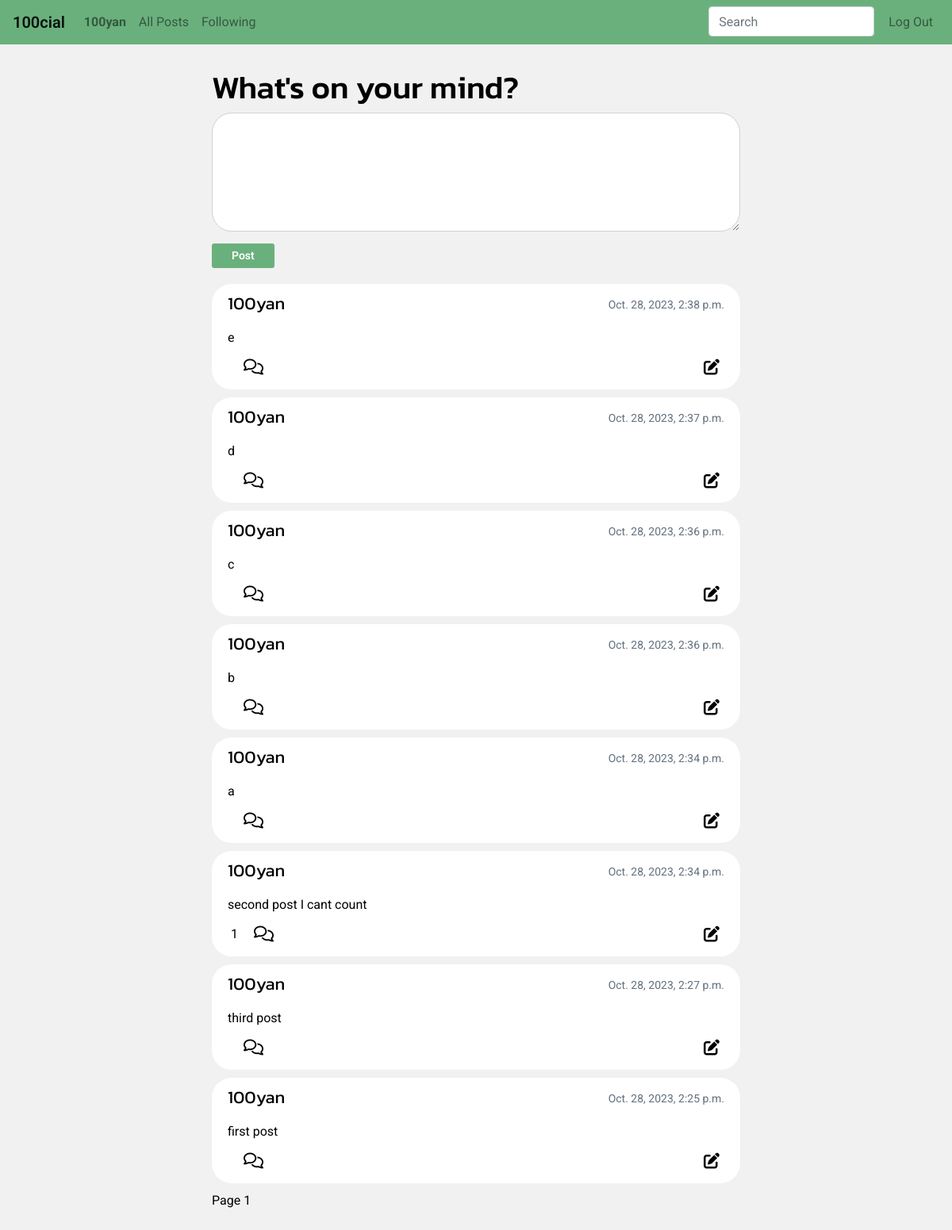
Screenshot of / (signed in) with the database file from the repository.
### network/models.py (models this page shows, shortened)
class User(AbstractUser):
    following = models.ManyToManyField('self', related_name='followers', blank=True)
    birthday = models.DateField(blank=True, null=True)
    nationality = CountryField(null=True)
    profile_pic = models.ImageField(upload_to="profile_pics", default='profile_pics/default.png')
    description = models.TextField(max_length=600, null=True)
    followed_by = models.IntegerField(blank=True, null=True, default=0)

class Post(models.Model):
    author = models.ForeignKey(User, on_delete=models.CASCADE)
    post = models.CharField(max_length=400)
    timestamp = models.DateTimeField(blank=True)
    likes = models.ManyToManyField(User, related_name="liked_posts", default=0)
    def likes_count(self) -> int:
        return self.likes.all().count()

### network/views.py (the view, shortened to what this page needs)
# urls.py: path("", views.index, name="index"),
def index(request):
    post_list = Post.objects.all().order_by('-timestamp')
    p = Paginator(post_list, 10)
    page = request.GET.get('page')
    posts = p.get_page(page)
    context = {
        'create_post': PostForm,
        'posts': posts,
        'add_comment': CommentForm,
        'all_comments': Comment.objects.all().order_by("-timestamp")
    }
    return render(request, "network/index.html", context)

### network/templates/network/index.html (shortened to what this page needs)
{% extends "network/layout.html" %}
{% block body %}
    <div class="container">
        <div class="home">
            {% if user.is_authenticated %}
                <div class="form">
                    <h1>What's on your mind?</h1>
                    <form method="POST">
                        {{ create_post }}
                        <input type="button" data-profile-id='{{ user.id }}' id='submit-post' class='btn btn-sm btn-primary' name="new_post" value="Post">
                    </form>
                </div>
            {% else %}
                <h1>Log in to post</h1>
            {% endif %}
            {% include "network/content.html" %}
{% endblock %}

### network/templates/network/layout.html (shortened to what this page needs)
{% load static %}
<!DOCTYPE html>
<html lang="en">
    <head>
        <link rel="stylesheet" href="https://stackpath.bootstrapcdn.com/bootstrap/4.4.1/css/bootstrap.min.css">
        <link href="{% static 'network/styles.css' %}" rel="stylesheet">
    </head>
    <body>
        <nav class="navbar navbar-expand-lg navbar-light">
            <a class="navbar-brand" href="{% url 'index' %}">100cial</a>
            <div class="collapse navbar-collapse">
              <ul class="navbar-nav mr-auto mt-2 mt-lg-0">
                {% if user.is_authenticated %}
                    <li class="nav-item">
                        <a class="nav-link" href="{% url 'user' id=user.id %}"><strong>{{ user.username }}</strong></a>
                    </li>
                {% endif %}
                <li class="nav-item">
                    <a class="nav-link" href="{% url 'index' %}">All Posts</a>
                </li>
                {% if user.is_authenticated %}
                    <li class="nav-item">
                        <a class="nav-link" href="{% url 'following' %}">Following</a>
                    </li>
                {% endif %}
            </ul>
            <ul class="navbar-nav mr-right mt-2 mt-lg-0">
                <div id="search">
                    <div class="dropdown">
                        <input type="text" name="" id="dropdownMenu2" placeholder="Search" class="search-bar form-control dropdown-toggle" data-toggle="dropdown" aria-haspopup="true" aria-expanded="false">
                      </div>
                </div>
               {% if user.is_authenticated %}
                    <li class="nav-item">
                        <a class="nav-link" href="{% url 'logout' %}">Log Out</a>
                    </li>
                {% endif %}
            </ul>
            </div>
          </nav>
        <div class="body">
            {% block body %}
            {% endblock %}
        </div>
    </body>
</html>

### network/templates/network/content.html (shortened to what this page needs)
<div id="all-posts">
    {% if posts %}
        {% for post in posts %}
            <div class="single-post">
                <div class="post-contents">
                    <div class="post-heading">
                        <a id='author' href="{% url 'user' id=post.author.id %}">{{ post.author }}</a>
                        <p>{{ post.timestamp }}</p>
                    </div>
                    <div id="post-text">{{post.post}}</div>
                    <div class="interactions">
                        <div class="interaction-left">
                            {% if post.likes_count > 0 %}
                                <span id="num-likes">{{ post.likes_count }}</span>
                            {% else %}
                                <span id="num-likes" hidden>{{ post.likes_count }}</span>
                            {% endif %}
                            <button id="comment" class="interaction"><i class="fa-regular fa-comments fa-lg"></i></button>
                        </div>
                        <div class="interactions-right">
                            {% if user == post.author %}
                                <button id="edit" class="interaction"><i class="fa-solid fa-pen-to-square fa-lg"></i></button>
                            {% endif %}
                        </div>
                    </div>
            </div>
        </div>
        {% endfor %}
    {% endif %}
</div>
Page {{ posts.number }}

### network/static/network/styles.css (style rules this page uses)
body { background-color: #f1f1f1; color: black; font-family: 'Roboto', sans-serif; }
ul { list-style-type: none; padding: 0; margin: 0; }
h1, h3, h5 { font-family: 'Kanit', sans-serif; }
#search { margin-right: 10px; }
.navbar { background-color: #6AB07D; }
.navbar-brand { font-weight: 600; }
a:any-link { color: black; }
.btn-primary { padding: 5px 25px; background-color: #6AB07D; font-weight: 600; border: none; }
#like, #comment, #edit { border: none; background-color: transparent; }
#comment { margin-left: 10px; }
#new-post { padding: 15px; background-color: #ffffff; }
.container { margin: 30px auto; }
.form { margin-bottom: 20px; }
.form form .form-control { border-radius: 25px; height: 150px; margin-bottom: 15px; }
.home { margin: auto; max-width: 60%; }
.single-post { background-color: #ffffff; border-radius: 25px; padding: 8px 20px 15px; margin-bottom: 10px; }
.post-contents .post-heading { display: flex; justify-content: space-between; margin-bottom: 12px; }
#post-text { margin-bottom: 12px; text-wrap: wrap; word-wrap: break-word; }
#author { font-family: 'Kanit', sans-serif; font-weight: 400; font-size: 22px; }
.post-heading p { font-size: 14px; color: #62707e; line-height:36px; padding: 0; margin: 0; vertical-align: middle; }
.interactions { display: flex; justify-content: space-between; }
.interaction-left { display: block; }

### rows the page displays
User: username "100yan"
Post: author "100yan", timestamp "Oct. 28, 2023, 2:38 p.m.", post "e"
Post: author "100yan", timestamp "Oct. 28, 2023, 2:37 p.m.", post "d"
Post: author "100yan", timestamp "Oct. 28, 2023, 2:36 p.m.", post "c"
Post: author "100yan", timestamp "Oct. 28, 2023, 2:36 p.m.", post "b"
Post: author "100yan", timestamp "Oct. 28, 2023, 2:34 p.m.", post "a"
Post: author "100yan", timestamp "Oct. 28, 2023, 2:34 p.m.", post "second post I cant count", likes_count "1"
Post: author "100yan", timestamp "Oct. 28, 2023, 2:27 p.m.", post "third post"
Post: author "100yan", timestamp "Oct. 28, 2023, 2:25 p.m.", post "first post"

### other values shown
{{ posts.number }} "1"
